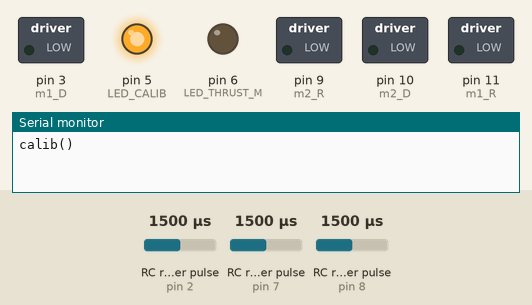
Recording of a sketch running on a simulated Arduino Uno, built with avr-gcc and run on an emulated ATmega328P. Shown: switched loads named in the sketch (green lamp = pin HIGH), output pins drawn as LEDs (lit = HIGH), the last lines printed to the serial monitor. Wiring (inferred from the names in the program): 3 × RC receiver channel: data pin 2 / data pin 7 / data pin 8. Inputs (shaded band) come from the test bench; at power-on: RC receiver pulse (sensors on pin 2, pin 8, pin 7) 1500 µs.

Above: at 1.2 s.
1.3 s: RC receiver pulse (sensor on pin 2) set to 1225 µs
2.8 s: RC receiver pulse (sensor on pin 2) set to 1198 µs
At 3.5 s:
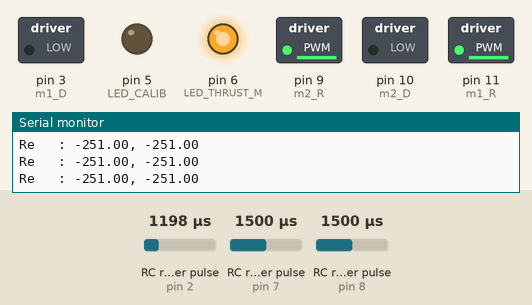
4.3 s: RC receiver pulse (sensor on pin 8) set to 1487 µs
At 5.2 s:
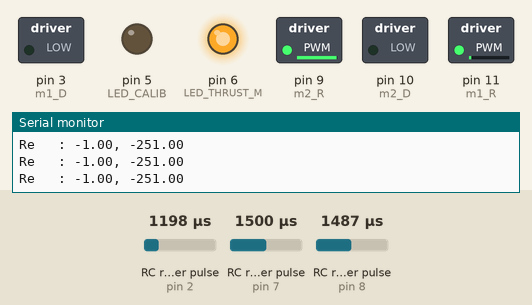
5.8 s: RC receiver pulse (sensor on pin 7) set to 1020 µs
At 6.8 s:
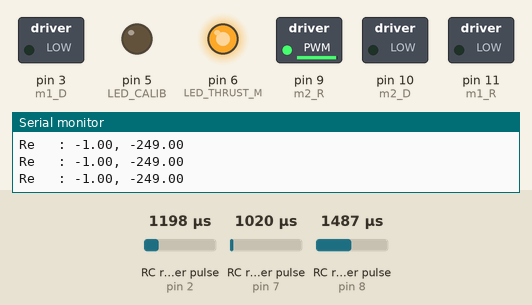
7.3 s: RC receiver pulse (sensor on pin 7) set to 1500 µs
At 8.5 s:
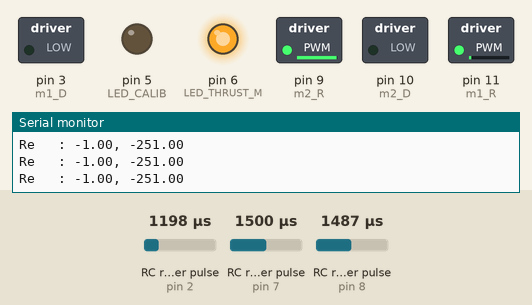
8.8 s: RC receiver pulse (sensor on pin 7) set to 1250 µs
At 10.2 s:
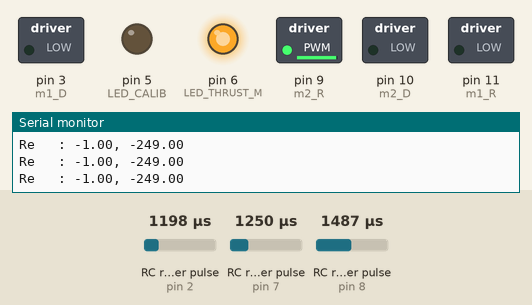
Timing chart, 0 to 11.3 s (numbered marks = the images above; inputs shaded):
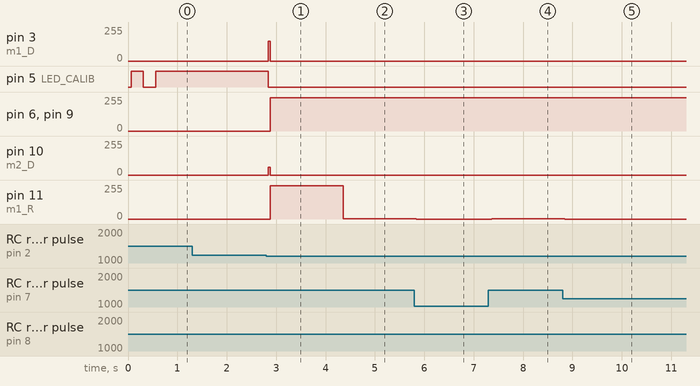

Measured:
- the behaviour switches between 1209 and 1208 µs on RC receiver pulse (sensor on pin 2) (found by bisection; images 0 and 1)
- the behaviour switches between 1499 and 1498 µs on RC receiver pulse (sensor on pin 8) (found by bisection; images 1 and 2)
- after the input at 1.3 s, every drawn part: stays the same
- after the input at 2.8 s, pin 3 (m1_D): 0/255 → 150/255 at once, → 0/255 0.04 s later; pin 5 (LED_CALIB): HIGH → LOW at once; pin 6 (LED_THRUST_M), pin 9 (m2_R), pin 11 (m1_R): 0/255 → 251/255 after 0.08 s; pin 10 (m2_D): 0/255 → 60/255 at once, → 0/255 0.04 s later
- after the input at 4.3 s, pin 11 (m1_R): 251/255 → 1/255 after 0.06 s
- after the input at 5.8 s, pin 6 (LED_THRUST_M), pin 9 (m2_R): 251/255 → 249/255 at once; pin 11 (m1_R): 1/255 → 0/255 at once
- after the input at 7.3 s, pin 6 (LED_THRUST_M), pin 9 (m2_R): 249/255 → 251/255 after 0.06 s; pin 11 (m1_R): 0/255 → 1/255 after 0.06 s
- after the input at 8.8 s, pin 6 (LED_THRUST_M), pin 9 (m2_R): 251/255 → 249/255 at once; pin 11 (m1_R): 1/255 → 0/255 at once

The sketch:

RadioControlModule.ino
```cpp
/***********************************************************************************/
/*************************** RADIO CONTROL MODULE  *********************************/
/***********************************************************************************/
//==================================================================================
//  Creation Date:      12/04/2017
//  Revision History
//  Name:               Date:         Description
//  Mateus S. Franco    13.04.17      Leds and calib() implementation
//  Mateus S. Franco    23.04.17      Bug fixes and calib() function modification
//===================================================================================


/* Global Variables and Defines Section */

/*  Turnigy 9X
 *  ch1 (Thrust)  - min = 105 max = 191
 *  ch3 (Aileron) - min = 105 max = 191
 */
//=========================
//=== CHANNELS AND AXIS ===
//=========================
#define ch1 8 // x - aileron
int ch1_min =  103;
int ch1_max =  190;

#define ch2 7 //  y - elevator
int ch2_min =  95;
int ch2_max = 190;

#define ch5 2
int ch5_thresh = 120;
int calib_flag=0;

int calib_sw = 120;
double x,   y;
double x1;
double s1,  s2;
double A=0.1;
#define LED_CALIB 5
#define LED_THRUST_M 6

//==================
//=== MOTOR PINS ===
//==================
double m1, m2;
#define m1_D 3
#define m1_R 11
#define m2_D 10
#define m2_R 9

//================================================
//  AUTHOR:       Mateus S. Franco
//  CREATE DATE:    13/04/17
//  PURPOSE:      Lock motors  immediately
//  SPECIAL NOTES:    -
//================================================
//  Change History:
//
//================================================
void EMERGENCY_STOP() {
  digitalWrite(m1_D,LOW);
  digitalWrite(m2_D,LOW);
  digitalWrite(m1_R,LOW);
  digitalWrite(m2_R,LOW);
  digitalWrite(LED_THRUST_M,LOW);
  digitalWrite(LED_CALIB,HIGH);
  delay(250);
  digitalWrite(LED_CALIB,LOW);
  delay(250);
}

//=========================================================
//  AUTHOR:       Mateus S. Franco
//  CREATE DATE:    13/04/17
//  PURPOSE:      Renew min and max values for axis
//  SPECIAL NOTES:    -
//=========================================================
//  Change History:
//  23.04.17 calib() acts as long as ch5 is active
//
//=========================================================
void calib() {
  EMERGENCY_STOP();
  digitalWrite(LED_CALIB,HIGH);
  digitalWrite(LED_THRUST_M,LOW);
  ch1_min = 1000; ch2_min = 1000;
  ch1_max = 0;    ch2_max = 0;
  while(calib_sw > ch5_thresh) {
    x = pulseIn(ch1,HIGH,100000)/10;
    y = pulseIn(ch2,HIGH,100000)/10;
    calib_sw = pulseIn(ch5,HIGH,100000)/10;
    //Serial.print(x); Serial.print(", "); Serial.println(y);
    if(ch1_min > x) ch1_min = x;  if(ch1_max < x) ch1_max = x;
    if(ch2_min > y) ch2_min = y;  if(ch2_max < y) ch2_max = y;
  }
  calib_flag=1;
  digitalWrite(LED_CALIB,LOW);
}

//=======================================================================
//  AUTHOR:         Mateus S. Franco
//  CREATE DATE:    12/04/17
//  PURPOSE:        Get data from receiver and call PWM controllers
//  SPECIAL NOTES:    -
//=======================================================================
//  Change History:
//  14.04.17 LED_CALIB and LED_CALIB control functions and calib() calls
//  23.04.17 Map changed from [-255,255] to [-250,250] according to hardware limitations
//
//=======================================================================
void readSignal() {
  x = pulseIn(ch1,HIGH,100000)/10;
  y = pulseIn(ch2,HIGH,100000)/10;
  //Serial.print("(x,y) = ");  Serial.print(x);  Serial.print(", "); Serial.println(y);
  calib_sw = pulseIn(ch5,HIGH,100000)/10;
  if(x !=0 && y != 0 ) {
    if(calib_sw > ch5_thresh && calib_flag == 0) {
      Serial.println("calib()");
      calib();
    } else {
        x = map(x,ch1_min,ch1_max,-250,250);
        y = map(y,ch2_min,ch2_max,-250,250);
        if(abs(x) >= abs(y))
        {
          analogWrite(LED_THRUST_M,abs(x));
        }
        else{
          analogWrite(LED_THRUST_M,abs(y));
        }
        //Serial.print("(x,y) = ");  Serial.print(x);  Serial.print(", "); Serial.println(y);
       }
     } else {
         Serial.println("Fail Code");
         EMERGENCY_STOP();
       }

}

//=======================================================================
//  AUTHOR:         Mateus S. Franco
//  CREATE DATE:    12/04/17
//  PURPOSE:        Motor 1 (left) PWM controller
//  SPECIAL NOTES:    -
//=======================================================================
//  Change History:
//  04.05.17 Map changed from [-255,255] to [-250,250] according to hardware limitations
//  25.05.17 Implementation of single exponential average filter
//
//=======================================================================
void m1_pwm() {
  if(x >= -250 && x < -30) {
    m1 = y + ((y/250) * x);
  } else {
    m1 = y;
  }
  //m1 = (A*s1) + ((1-A) * m1);
  //Serial.print("(s1,m1) = "); Serial.println(s1, m1);
}

//=======================================================================
//  AUTHOR:         Mateus S. Franco
//  CREATE DATE:    21/05/17
//  PURPOSE:        Motor 2 (right) PWM controller
//  SPECIAL NOTES:    -
//=======================================================================
//  Change History:
//  04.05.17 Map changed from [-255,255] to [-250,250] according to hardware limitations
//  25.05.17 Implementation of single exponential average filter
//
//=======================================================================
void m2_pwm() {
  if(x > 30 && x <= 250) {
    m2 = y - ((y/250) * x);
  }else {
    m2 = y;
  }
  //m2 = (A*s2) + ((1-A) * m2);
  //Serial.print("(s2,m2) = "); Serial.println(s2, m2);
}

void x1_filter() {
  x1=(A*x) + ((1-A) * x1);
}

//=======================================================================
//  AUTHOR:         Mateus S. Franco
//  CREATE DATE:    12/04/17
//  PURPOSE:        setup function
//  SPECIAL NOTES:    -
//=======================================================================
//  Change History:
//
//=======================================================================
void setup() {
  Serial.begin(9600);
  pinMode(ch1,INPUT);
  pinMode(ch2,INPUT);
  pinMode(LED_CALIB, OUTPUT);
  pinMode(LED_THRUST_M,OUTPUT);
  x = 0;  y = 0;
}

//=======================================================================
//  AUTHOR:         Mateus S. Franco
//  CREATE DATE:    12/04/17
//  PURPOSE:        Main loop
//  SPECIAL NOTES:    -
//=======================================================================
//  Change History:
//  04.05.17 Joystick deadzone changed from [-10,10] to [-15,15] according to code adaptations
//  27.05.17 LED_THRUST indicator implementation
//=======================================================================
void loop() {
  readSignal();
  m1_pwm();
  m2_pwm();
  //x1_filter();
  if(y > 30) {
    Serial.print("Frente: "); Serial.print(m1);  Serial.print(", "); Serial.println(m2);
    analogWrite(m1_D,m1); analogWrite(m2_D,m2); digitalWrite(m1_R,LOW); digitalWrite(m2_R,LOW);

  } else {
    if(y < -30) {
      Serial.print("Re   : "); Serial.print(m1);  Serial.print(", "); Serial.println(m2);
      analogWrite(m1_R,-m1); analogWrite(m2_R,-m2); digitalWrite(m1_D,LOW); digitalWrite(m2_D,LOW);
    } else {
      if(x > 30) {
        Serial.print("Giro horario: "); Serial.print(x);  Serial.print(", "); Serial.println(-x1);
        analogWrite(m1_D,x); analogWrite(m2_R,x); digitalWrite(m1_R,LOW); digitalWrite(m2_D,LOW);
      } else {
        if(x < -30) {
          Serial.print("Giro anti horario: "); Serial.print(x);  Serial.print(", "); Serial.println(-x1);
          analogWrite(m1_R,-x); analogWrite(m2_D,-x); digitalWrite(m1_D,LOW); digitalWrite(m2_R,LOW);
        } else {
          Serial.print("Parado"); //Serial.println("0,0");
          //m1=0; m2=0; x1=0;
          digitalWrite(m1_D,LOW); digitalWrite(m1_R,LOW); digitalWrite(m2_D,LOW); digitalWrite(m2_R,LOW);
        }
      }
    }
  }
}
```
